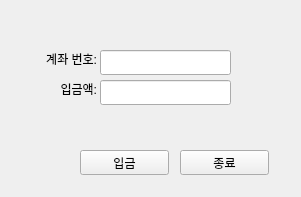
<?xml version="1.0" encoding="UTF-8"?>
<ui version="4.0">
 <class>Deposit</class>
 <widget class="QWidget" name="Deposit">
  <property name="geometry">
   <rect>
    <x>0</x>
    <y>0</y>
    <width>301</width>
    <height>197</height>
   </rect>
  </property>
  <property name="windowTitle">
   <string>입금</string>
  </property>
  <widget class="QLabel" name="lbl_myAccount">
   <property name="geometry">
    <rect>
     <x>30</x>
     <y>50</y>
     <width>67</width>
     <height>17</height>
    </rect>
   </property>
   <property name="text">
    <string>계좌 번호:</string>
   </property>
   <property name="alignment">
    <set>Qt::AlignRight|Qt::AlignTrailing|Qt::AlignVCenter</set>
   </property>
  </widget>
  <widget class="QLabel" name="lbl_DepositAmount">
   <property name="geometry">
    <rect>
     <x>30</x>
     <y>80</y>
     <width>67</width>
     <height>17</height>
    </rect>
   </property>
   <property name="text">
    <string>입금액:</string>
   </property>
   <property name="alignment">
    <set>Qt::AlignRight|Qt::AlignTrailing|Qt::AlignVCenter</set>
   </property>
  </widget>
  <widget class="QLineEdit" name="le_myAccount">
   <property name="geometry">
    <rect>
     <x>100</x>
     <y>50</y>
     <width>131</width>
     <height>25</height>
    </rect>
   </property>
  </widget>
  <widget class="QLineEdit" name="le_DepositAmount">
   <property name="geometry">
    <rect>
     <x>100</x>
     <y>80</y>
     <width>131</width>
     <height>25</height>
    </rect>
   </property>
  </widget>
  <widget class="QPushButton" name="btn_Deposit">
   <property name="geometry">
    <rect>
     <x>80</x>
     <y>150</y>
     <width>89</width>
     <height>25</height>
    </rect>
   </property>
   <property name="text">
    <string>입금</string>
   </property>
  </widget>
  <widget class="QPushButton" name="btn_ExitDeposit">
   <property name="geometry">
    <rect>
     <x>180</x>
     <y>150</y>
     <width>89</width>
     <height>25</height>
    </rect>
   </property>
   <property name="text">
    <string>종료</string>
   </property>
  </widget>
 </widget>
 <resources/>
 <connections/>
</ui>
